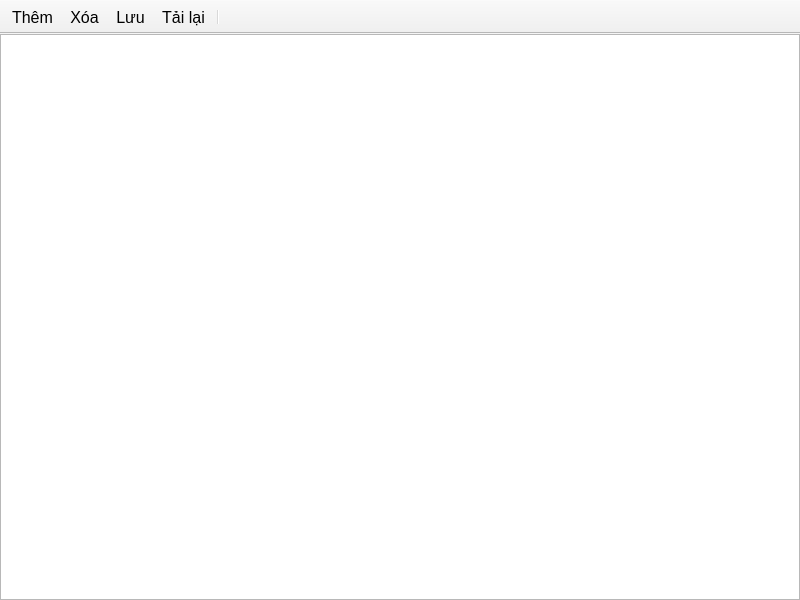
<?xml version="1.0" encoding="UTF-8"?>
<ui version="4.0">
 <class>LotWindow</class>
 <widget class="QMainWindow" name="LotWindow">
  <property name="geometry">
   <rect>
    <x>0</x>
    <y>0</y>
    <width>800</width>
    <height>600</height>
   </rect>
  </property>
  <property name="font">
   <font>
    <pointsize>12</pointsize>
   </font>
  </property>
  <property name="windowTitle">
   <string>MainWindow</string>
  </property>
  <widget class="QWidget" name="centralwidget">
   <layout class="QGridLayout" name="gridLayout_2">
    <property name="leftMargin">
     <number>0</number>
    </property>
    <property name="topMargin">
     <number>0</number>
    </property>
    <property name="rightMargin">
     <number>0</number>
    </property>
    <property name="bottomMargin">
     <number>0</number>
    </property>
    <property name="horizontalSpacing">
     <number>1</number>
    </property>
    <item row="0" column="0">
     <widget class="TableView" name="tbvLots">
      <property name="font">
       <font>
        <pointsize>12</pointsize>
       </font>
      </property>
      <property name="editTriggers">
       <set>QAbstractItemView::NoEditTriggers</set>
      </property>
      <property name="alternatingRowColors">
       <bool>true</bool>
      </property>
      <property name="selectionBehavior">
       <enum>QAbstractItemView::SelectRows</enum>
      </property>
      <attribute name="horizontalHeaderDefaultSectionSize">
       <number>80</number>
      </attribute>
      <attribute name="verticalHeaderMinimumSectionSize">
       <number>24</number>
      </attribute>
      <attribute name="verticalHeaderDefaultSectionSize">
       <number>24</number>
      </attribute>
     </widget>
    </item>
   </layout>
  </widget>
  <widget class="QToolBar" name="toolBar">
   <property name="windowTitle">
    <string>toolBar</string>
   </property>
   <property name="movable">
    <bool>false</bool>
   </property>
   <property name="iconSize">
    <size>
     <width>80</width>
     <height>24</height>
    </size>
   </property>
   <property name="toolButtonStyle">
    <enum>Qt::ToolButtonTextUnderIcon</enum>
   </property>
   <attribute name="toolBarArea">
    <enum>TopToolBarArea</enum>
   </attribute>
   <attribute name="toolBarBreak">
    <bool>false</bool>
   </attribute>
   <addaction name="actionNew"/>
   <addaction name="actionRemove"/>
   <addaction name="actionSave"/>
   <addaction name="actionLoad"/>
   <addaction name="separator"/>
  </widget>
  <action name="actionNew">
   <property name="icon">
    <iconset resource="../ui/icons.qrc">
     <normaloff>:/icons/plus_48px.png</normaloff>:/icons/plus_48px.png</iconset>
   </property>
   <property name="text">
    <string>Thêm</string>
   </property>
  </action>
  <action name="actionRemove">
   <property name="icon">
    <iconset resource="../ui/icons.qrc">
     <normaloff>:/icons/close_window_48px.png</normaloff>:/icons/close_window_48px.png</iconset>
   </property>
   <property name="text">
    <string>Xóa</string>
   </property>
  </action>
  <action name="actionSave">
   <property name="icon">
    <iconset resource="../ui/icons.qrc">
     <normaloff>:/icons/save_48px.png</normaloff>:/icons/save_48px.png</iconset>
   </property>
   <property name="text">
    <string>Lưu</string>
   </property>
  </action>
  <action name="actionLoad">
   <property name="icon">
    <iconset resource="../ui/icons.qrc">
     <normaloff>:/icons/reset_48px.png</normaloff>:/icons/reset_48px.png</iconset>
   </property>
   <property name="text">
    <string>Tải lại</string>
   </property>
  </action>
 </widget>
 <customwidgets>
  <customwidget>
   <class>TableView</class>
   <extends>QTableView</extends>
   <header>tableview.h</header>
  </customwidget>
 </customwidgets>
 <resources>
  <include location="../ui/icons.qrc"/>
 </resources>
 <connections/>
</ui>
